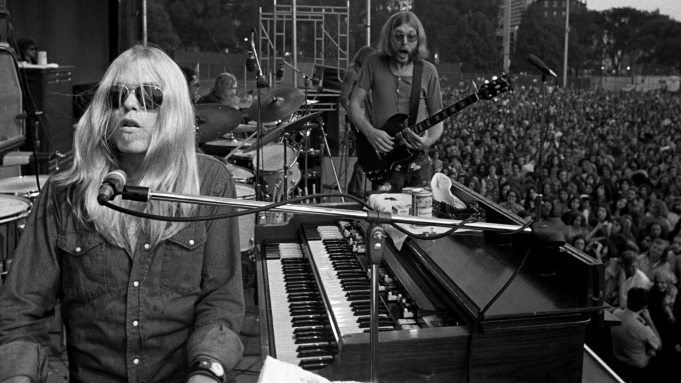
#> input picture 3. corner_detection/images/AllmanBrothers.png, 681 x 383 px, found by its file name; its folder holds only this picture in this run
$ python corner_detection.py   (older library calls are emulated)
#> lines starting #> are read from the running program, lines starting #| are printed output that depends on the picture
# Computer Vision HW3
import cv2
import numpy as np
import os

path=os.getcwd()

files='AllmanBrothers','CalvinAndHobbes','Chartres','Elvis1956'
for file in files:
    print(file+'.png')
    original_img = cv2.imread(path+'\\images\\'+file+'.png')
#> original_img is the input picture: shape (383, 681, 3); mean B, G, R 61.5, 61.5, 61.5
    original_img=original_img.astype(np.float32)
    img=np.mean(original_img.copy(),2)
    img=cv2.GaussianBlur(img,(15,15),0)
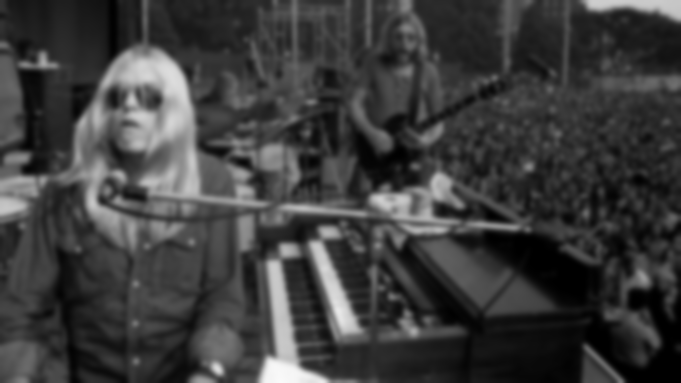
#> img: shape (383, 681) float32; min 0, max 250.4, mean 61.5

    # Shi Tomasi Library Function
    corners=cv2.goodFeaturesToTrack(img,100,0.01,10)
#> corners = 100 rows, first 8: [219, 371], [21, 64], [444, 229], [586, 347], [274, 355], [131, 95], [37, 65], [136, 125]
    corners=corners[:,0,:]
#> corners = 100 pairs, first value 6 to 640, second value 46 to 381
    print(corners[:3])
#| [[219. 371.]
#|  [ 21.  64.]
#|  [444. 229.]]
    corners=np.intp(corners)

    shit_corner_img=original_img.copy()
    for i in corners:
        x,y=i.ravel()
        cv2.circle(shit_corner_img,(x,y),5,(0,254,0))
#> this loop made 100 passes
#> (x, y) on passes 1 to 12: (219, 371), (21, 64), (444, 229), (586, 347), (274, 355), (131, 95), (37, 65), (136, 125), (406, 312), (55, 65), (328, 381), (325, 241)
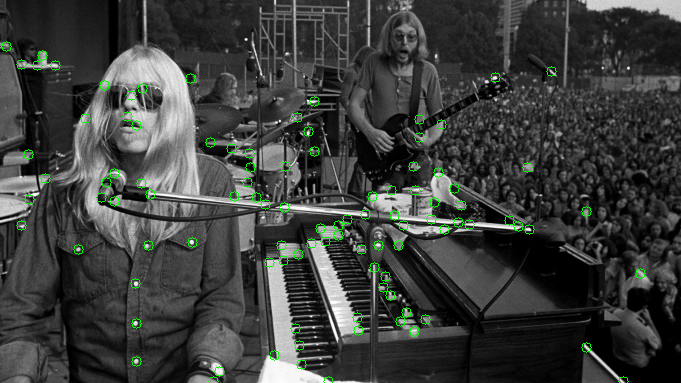
#> shit_corner_img: shape (383, 681, 3) float32; mean B, G, R 60.6, 63.2, 60.6

    img_out=cv2.imwrite(path+'\\results\\'+file+'Shi_Tomasi_Corners.png', shit_corner_img)

    # Harris Function
    harris_corner_img=original_img.copy()
    img=np.mean(original_img,2)

    ix=cv2.Sobel(src=img, ddepth=cv2.CV_64F, dx=1, dy=0, ksize=5)
    iy=cv2.Sobel(src=img, ddepth=cv2.CV_64F, dx=0, dy=1, ksize =5)
    ixx=ix**2
    iyy=iy**2
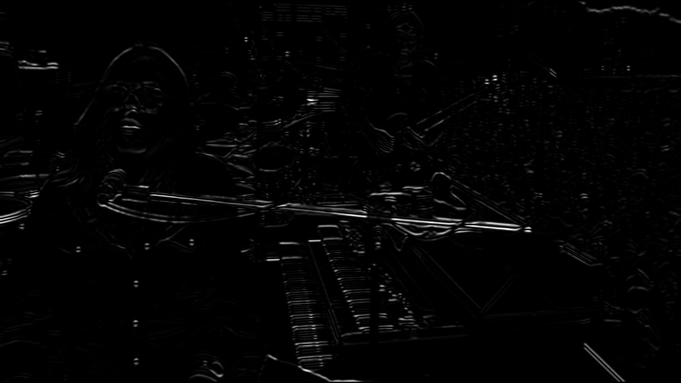
#> iyy: shape (383, 681) float64; min 0, max 112954384, mean 1740560.7; drawn with min black and max white
    ixy=ix*iy
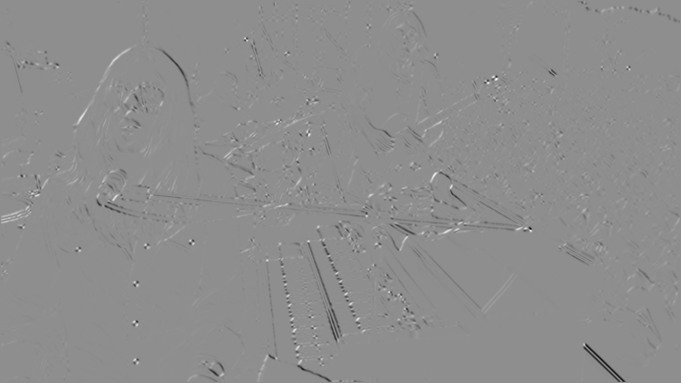
#> ixy: shape (383, 681) float64; min -56969352.1, max 45024721, mean -157269.7; drawn with min black and max white
    ixx=cv2.GaussianBlur(ixx,(3,3),1)
    iyy=cv2.GaussianBlur(iyy,(3,3),1)
    ixy=cv2.GaussianBlur(ixy,(3,3),1)
    corner_map=(ixx*iyy-ixy**2)-0.05*(ixx+iyy)**2
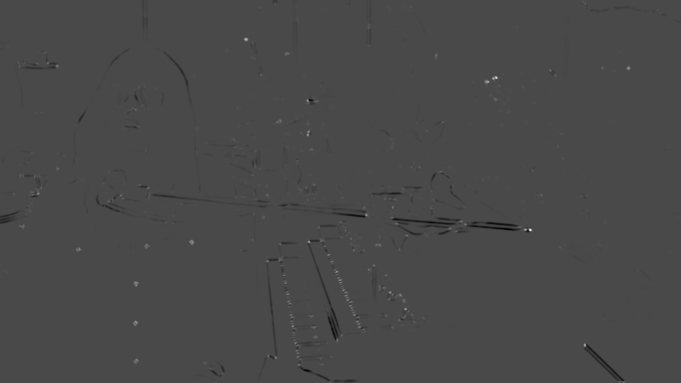
#> corner_map: shape (383, 681) float64; min -3.1e+14, max 7.64e+14, mean -1.12e+12; drawn with min black and max white

    dX, dY = 10,10
    M, N = img.shape
#> M = 383; N = 681
    for x in range(0,M-dX+1):
        for y in range(0,N-dY+1):
            window = corner_map[x:x+dX, y:y+dY]
            if np.sum(window)==0:
                localMax=0
            else:
                localMax = np.amax(window)
            maxCoord=np.unravel_index(np.argmax(window), window.shape) + np.array((x,y))
            #suppress everything
            corner_map[x:x+dX, y:y+dY]=0
            #reset only the max
            corner_map[tuple(maxCoord)] = localMax

    row,column=img.shape[:2]
#> row = 383; column = 681
    max_corner_map=np.empty((3,row*column))
    counter=0
    for r in range(row):
        for c in range(column):
            max_corner_map[:,counter] = [corner_map[r,c],r,c]
            counter+=1
#> after the loop, counter = 260823

    max_corner_map = np.transpose(max_corner_map)
    max_corner_map = max_corner_map[~np.all(max_corner_map == 0, axis=1)]
    max_corner_map= max_corner_map[max_corner_map[:, 0].argsort()]
    max_corner_map=max_corner_map[-100:]
#> max_corner_map = 100 rows, first 8: [5.68e+13, 250, 363], [5.7e+13, 362, 204], [5.74e+13, 193, 13], [5.93e+13, 160, 297], [6e+13, 239, 252], [6.08e+13, 63, 37], [6.26e+13, 208, 431], [6.65e+13, 139, 234]
    print(np.fliplr(max_corner_map[-3:,1:]))
#| [[245.  39.]
#|  [496.  77.]
#|  [530. 229.]]

    for r in range(100):
            y=int(max_corner_map[r,1])
            x=int(max_corner_map[r,2])
            cv2.circle(harris_corner_img, (x,y),5,(0,0,254))
#> this loop made 100 passes
#> (y, x) on passes 1 to 12: (250, 363), (362, 204), (193, 13), (160, 297), (239, 252), (63, 37), (208, 431), (139, 234), (3, 585), (74, 261), (190, 301), (188, 403)
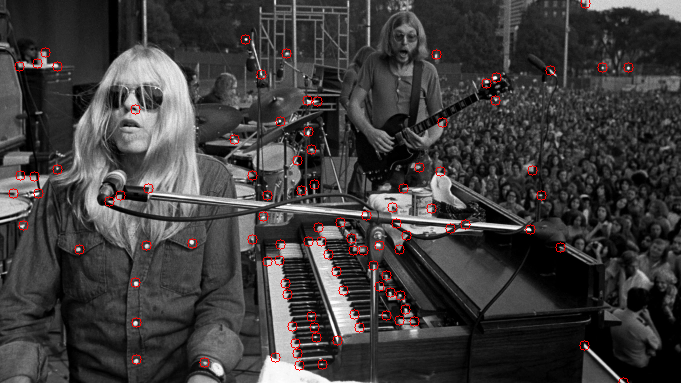
#> harris_corner_img: shape (383, 681, 3) float32; mean B, G, R 60.7, 60.7, 63.4
    img_out_2=cv2.imwrite(path+'\\results\\'+file+'_Harris_Corners.png',harris_corner_img)

    output=np.concatenate((shit_corner_img,harris_corner_img),axis=1)
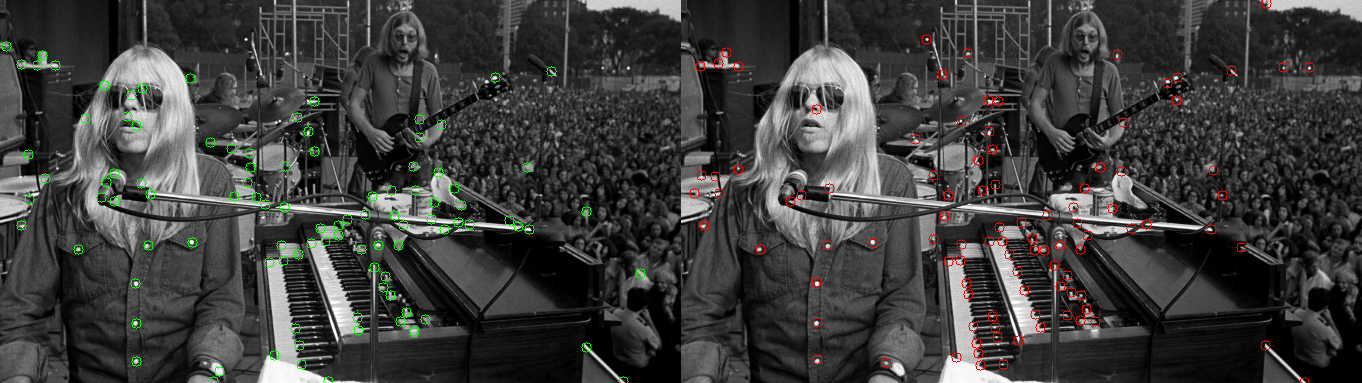
#> output: shape (383, 1362, 3) float32; mean B, G, R 60.6, 61.9, 62
    img_out=cv2.imwrite(path+'\\results\\'+file+'_Concatenate.png',output)
#> (the run stopped early here; a loop or call above may not have finished)
